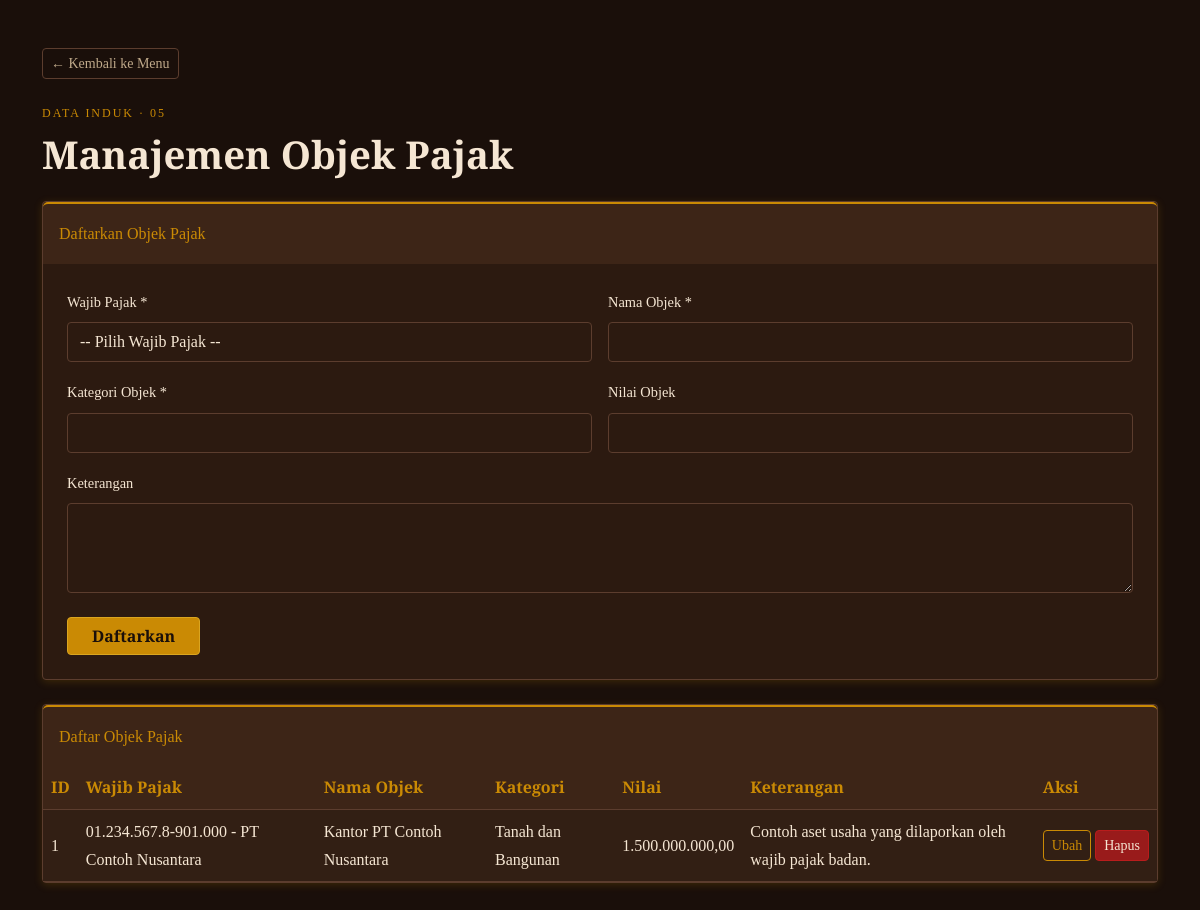
/objek_pajak.php, run on the app's committed database.
### tables this page shows
CREATE TABLE `objek_pajak` (
  `id_objek` int NOT NULL,
  `id_wajib_pajak` int NOT NULL,
  `nama_objek` varchar(150) NOT NULL,
  `kategori_objek` varchar(100) NOT NULL,
  `nilai_objek` decimal(15,2) DEFAULT NULL,
  `keterangan` text
);

CREATE TABLE `wajib_pajak` (
  `id_wajib_pajak` int NOT NULL,
  `npwp` varchar(30) NOT NULL,
  `nama_wajib_pajak` varchar(150) NOT NULL,
  `jenis_wajib_pajak` enum('Orang Pribadi','Badan') NOT NULL,
  `alamat` text,
  `email` varchar(100) DEFAULT NULL,
  `no_telepon` varchar(20) DEFAULT NULL
);

### objek_pajak.php (the view, shortened to what this page needs)
<?php
include 'config.php';
function runQuery($conn, $sql) {
    $result = mysqli_query($conn, $sql);
    return $result;
}
$editData = null;
?>
<!DOCTYPE html>
<html lang="id">
<head>
    <link href="https://cdn.jsdelivr.net/npm/bootstrap@5.3.0/dist/css/bootstrap.min.css" rel="stylesheet">
</head>
<body>
<main class="container py-4 py-lg-5">
    <a href="index.php" class="btn btn-outline-secondary btn-sm mb-4">&larr; Kembali ke Menu</a>
    <p class="eyebrow mb-2">Data Induk · 05</p>
    <h1 class="mb-4">Manajemen Objek Pajak</h1>
    <section class="card mb-4">
        <div class="card-header py-3"><?= $editData ? 'Ubah Objek Pajak' : 'Daftarkan Objek Pajak' ?></div>
        <div class="card-body">
            <form method="POST">
                <div class="row g-3">
                    <div class="col-md-6">
                        <label class="form-label">Wajib Pajak *</label>
                        <select name="id_wajib_pajak" class="form-select" required>
                            <option value="">-- Pilih Wajib Pajak --</option>
                        </select>
                    </div>
                    <div class="col-md-6">
                        <label class="form-label">Nama Objek *</label>
                        <input type="text" name="nama_objek" maxlength="150" class="form-control" required value="<?= htmlspecialchars($editData['nama_objek'] ?? '', ENT_QUOTES, 'UTF-8') ?>">
                    </div>
                    <div class="col-md-6">
                        <label class="form-label">Kategori Objek *</label>
                        <input type="text" name="kategori_objek" maxlength="100" class="form-control" required value="<?= htmlspecialchars($editData['kategori_objek'] ?? '', ENT_QUOTES, 'UTF-8') ?>">
                    </div>
                    <div class="col-md-6">
                        <label class="form-label">Nilai Objek</label>
                        <input type="number" name="nilai_objek" step="0.01" min="0" class="form-control" value="<?= htmlspecialchars($editData['nilai_objek'] ?? '', ENT_QUOTES, 'UTF-8') ?>">
                    </div>
                    <div class="col-12">
                        <label class="form-label">Keterangan</label>
                        <textarea name="keterangan" class="form-control" rows="2"><?= htmlspecialchars($editData['keterangan'] ?? '', ENT_QUOTES, 'UTF-8') ?></textarea>
                    </div>
                </div>
                <div class="mt-4">
                    <button type="submit" name="<?= $editData ? 'update' : 'simpan' ?>" class="btn btn-primary px-4"><?= $editData ? 'Simpan Perubahan' : 'Daftarkan' ?></button>
                </div>
            </form>
        </div>
    </section>
    <section class="card">
        <div class="card-header py-3">Daftar Objek Pajak</div>
        <div class="card-body p-0"><div class="table-responsive">
            <table class="table table-striped table-hover">
                <thead><tr><th>ID</th><th>Wajib Pajak</th><th>Nama Objek</th><th>Kategori</th><th>Nilai</th><th>Keterangan</th><th>Aksi</th></tr></thead>
                <tbody>
                <?php
                $sql = "SELECT objek_pajak.*, wajib_pajak.npwp, wajib_pajak.nama_wajib_pajak
                        FROM objek_pajak JOIN wajib_pajak ON objek_pajak.id_wajib_pajak=wajib_pajak.id_wajib_pajak
                        ORDER BY objek_pajak.id_objek DESC";
                $query = runQuery($conn, $sql);
                while ($row = mysqli_fetch_assoc($query)):
                ?>
                    <tr>
                        <td><?= (int)$row['id_objek'] ?></td>
                        <td><?= htmlspecialchars($row['npwp'] . ' - ' . $row['nama_wajib_pajak'], ENT_QUOTES, 'UTF-8') ?></td>
                        <td><?= htmlspecialchars($row['nama_objek'], ENT_QUOTES, 'UTF-8') ?></td>
                        <td><?= htmlspecialchars($row['kategori_objek'], ENT_QUOTES, 'UTF-8') ?></td>
                        <td><?= $row['nilai_objek'] === null ? '-' : number_format((float)$row['nilai_objek'], 2, ',', '.') ?></td>
                        <td><?= htmlspecialchars($row['keterangan'] ?? '-', ENT_QUOTES, 'UTF-8') ?></td>
                        <td class="text-nowrap">
                            <a href="?edit=<?= (int)$row['id_objek'] ?>" class="btn btn-outline-warning btn-sm">Ubah</a>
                            <a href="?hapus=<?= (int)$row['id_objek'] ?>" class="btn btn-danger btn-sm" onclick="return confirm('Hapus objek pajak ini?')">Hapus</a>
                        </td>
                    </tr>
                <?php endwhile; ?>
                </tbody>
            </table>
        </div></div>
    </section>
</main>
</body>
</html>

### objek_pajak.php (style rules this page uses)
:root { --bg:#1A0F0A;--surface:#2C1A10;--raised:#3D2517;--gold:#CA8A04;--border:#5C3D2E;--text:#F5E6D3;--muted:#BFA98A }
body { background:var(--bg);color:var(--text);font-family:'Spectral',serif;line-height:1.7 }
h1,h2,.form-label,.card-header,.table th,.eyebrow { font-family:'Cinzel',serif }
h1 { font-size:clamp(1.7rem,4vw,2.4rem);font-weight:700 }
.eyebrow { color:var(--gold);letter-spacing:2px;text-transform:uppercase;font-size:.75rem }
.card { background:var(--surface);border:1px solid var(--border);border-radius:4px;box-shadow:0 2px 8px #CA8A0433 }
.card-header { background:var(--raised);color:var(--gold);border:0;border-top:2px solid var(--gold) }
.card-body { padding:24px }
.form-label { color:var(--text);font-size:.9rem }
.form-control,.form-select { min-height:40px;background:var(--surface);color:var(--text);border:1px solid var(--border);border-radius:4px }
.form-select option { background:var(--surface);color:var(--text) }
textarea.form-control { min-height:90px }
.table { --bs-table-color:var(--text);--bs-table-bg:var(--surface);--bs-table-border-color:var(--border);--bs-table-striped-bg:#321f14;--bs-table-striped-color:var(--text);--bs-table-hover-bg:var(--raised);--bs-table-hover-color:var(--text);margin:0 }
.table th { color:var(--gold);background:var(--raised);white-space:nowrap }
.table td,.table th { vertical-align:middle }
.btn { font-family:'Cinzel',serif;border-radius:4px }
.btn-primary { background:var(--gold);border-color:#DAA520;color:var(--bg);font-weight:700 }
.btn-outline-secondary { color:var(--muted);border-color:var(--border) }
.btn-outline-warning { color:var(--gold);border-color:var(--gold) }
.btn-danger { background:#991B1B;border-color:#B91C1C;color:var(--text) }

### data on the page
objek_pajak: id_objek "1", id_wajib_pajak.nama_wajib_pajak "01.234.567.8-901.000 - PT Contoh Nusantara", nama_objek "Kantor PT Contoh Nusantara", kategori_objek "Tanah dan Bangunan", nilai_objek "1.500.000.000,00", keterangan "Contoh aset usaha yang dilaporkan oleh wajib pajak badan."
